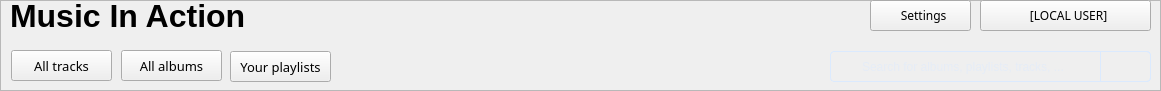
   <widget class="QFrame" name="header">
    <property name="geometry">
     <rect>
      <x>30</x>
      <y>20</y>
      <width>1161</width>
      <height>91</height>
     </rect>
    </property>
    <property name="frameShape">
     <enum>QFrame::StyledPanel</enum>
    </property>
    <property name="frameShadow">
     <enum>QFrame::Raised</enum>
    </property>
    <widget class="QPushButton" name="settings">
     <property name="geometry">
      <rect>
       <x>870</x>
       <y>0</y>
       <width>101</width>
       <height>31</height>
      </rect>
     </property>
     <property name="font">
      <font>
       <family>Work Sans</family>
       <pointsize>9</pointsize>
       <stylestrategy>PreferAntialias</stylestrategy>
       <hintingpreference>PreferFullHinting</hintingpreference>
      </font>
     </property>
     <property name="styleSheet">
      <string notr="true"/>
     </property>
     <property name="text">
      <string>  Settings</string>
     </property>
    </widget>
    <widget class="QPushButton" name="user_loggedin">
     <property name="geometry">
      <rect>
       <x>980</x>
       <y>0</y>
       <width>171</width>
       <height>31</height>
      </rect>
     </property>
     <property name="font">
      <font>
       <family>Work Sans</family>
       <pointsize>9</pointsize>
       <stylestrategy>PreferAntialias</stylestrategy>
       <hintingpreference>PreferFullHinting</hintingpreference>
      </font>
     </property>
     <property name="styleSheet">
      <string notr="true"/>
     </property>
     <property name="text">
      <string>  [LOCAL USER]</string>
     </property>
    </widget>
    <widget class="QPushButton" name="your_playlists">
     <property name="geometry">
      <rect>
       <x>230</x>
       <y>51</y>
       <width>101</width>
       <height>31</height>
      </rect>
     </property>
     <property name="font">
      <font>
       <family>Work Sans</family>
       <pointsize>10</pointsize>
       <stylestrategy>PreferAntialias</stylestrategy>
       <hintingpreference>PreferFullHinting</hintingpreference>
      </font>
     </property>
     <property name="styleSheet">
      <string notr="true"/>
     </property>
     <property name="text">
      <string>Your playlists</string>
     </property>
    </widget>
    <widget class="QLabel" name="title_text">
     <property name="geometry">
      <rect>
       <x>10</x>
       <y>0</y>
       <width>321</width>
       <height>31</height>
      </rect>
     </property>
     <property name="font">
      <font>
       <family>Segoe UI</family>
       <pointsize>24</pointsize>
       <bold>true</bold>
       <stylestrategy>PreferAntialias</stylestrategy>
       <hintingpreference>PreferFullHinting</hintingpreference>
      </font>
     </property>
     <property name="styleSheet">
      <string notr="true"/>
     </property>
     <property name="text">
      <string>Music In Action</string>
     </property>
    </widget>
    <widget class="QPushButton" name="all_tracks">
     <property name="geometry">
      <rect>
       <x>11</x>
       <y>50</y>
       <width>101</width>
       <height>31</height>
      </rect>
     </property>
     <property name="font">
      <font>
       <family>Work Sans</family>
       <pointsize>10</pointsize>
       <stylestrategy>PreferAntialias</stylestrategy>
       <hintingpreference>PreferFullHinting</hintingpreference>
      </font>
     </property>
     <property name="styleSheet">
      <string notr="true"/>
     </property>
     <property name="text">
      <string>All tracks</string>
     </property>
    </widget>
    <widget class="QPushButton" name="all_albums">
     <property name="geometry">
      <rect>
       <x>121</x>
       <y>50</y>
       <width>101</width>
       <height>31</height>
      </rect>
     </property>
     <property name="font">
      <font>
       <family>Work Sans</family>
       <pointsize>10</pointsize>
       <stylestrategy>PreferAntialias</stylestrategy>
       <hintingpreference>PreferFullHinting</hintingpreference>
      </font>
     </property>
     <property name="styleSheet">
      <string notr="true"/>
     </property>
     <property name="text">
      <string>All albums</string>
     </property>
    </widget>
    <widget class="QFrame" name="search_widget_frame">
     <property name="geometry">
      <rect>
       <x>830</x>
       <y>51</y>
       <width>321</width>
       <height>31</height>
      </rect>
     </property>
     <property name="styleSheet">
      <string notr="true">border: 1px solid #DBEAFE;
border-radius: 4px;</string>
     </property>
     <property name="frameShape">
      <enum>QFrame::StyledPanel</enum>
     </property>
     <property name="frameShadow">
      <enum>QFrame::Raised</enum>
     </property>
     <widget class="QLineEdit" name="search_widget">
      <property name="geometry">
       <rect>
        <x>30</x>
        <y>0</y>
        <width>241</width>
        <height>31</height>
       </rect>
      </property>
      <property name="styleSheet">
       <string notr="true">border: 0;
padding: 0;
color: #DBEAFE;
background: transparent;</string>
      </property>
      <property name="text">
       <string extracomment="Search for albums, playlists, tracks, ..."/>
      </property>
      <property name="placeholderText">
       <string>Search for albums, playlists, tracks, ...</string>
      </property>
     </widget>
     <widget class="QPushButton" name="search_submit">
      <property name="geometry">
       <rect>
        <x>270</x>
        <y>0</y>
        <width>51</width>
        <height>31</height>
       </rect>
      </property>
      <property name="cursor">
       <cursorShape>PointingHandCursor</cursorShape>
      </property>
      <property name="styleSheet">
       <string notr="true">border-top-left-radius: 0;
border-bottom-left-radius: 0;</string>
      </property>
      <property name="text">
       <string/>
      </property>
     </widget>
    </widget>
   </widget>
